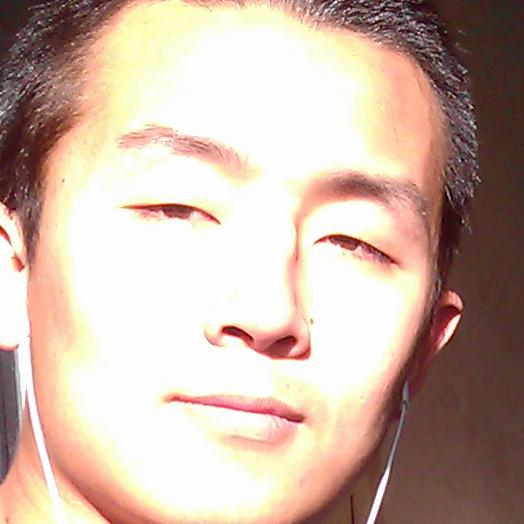
#> input picture opencv/_faces/000acf7d-8ebc-11e7-ad13-f45c89a4db8d.jpg, 524 x 524 px, given as the content of the folder /Users/wangning/Code/github/pythonTraning/opencv/origin, which was not available
$ python Face.py
#> lines starting #> are read from the running program, lines starting #| are printed output that depends on the picture; pictures that were not available may be replaced by others from this repository, and a replacement may not be noted
# -*-coding:utf8-*-#
"""
Created on Wed Feb 04 21:53:05 2015

@author: http://2hwp.com/
"""

import os
import cv2
from PIL import Image
import uuid


# detectFaces()返回图像中所有人脸的矩形坐标（矩形左上、右下顶点）
# 使用haar特征的级联分类器haarcascade_frontalface_default.xml，在haarcascades目录下还有其他的训练好的xml文件可供选择。
# 注：haarcascades目录下训练好的分类器必须以灰度图作为输入。
def detectFaces(image_name):
    img = cv2.imread(image_name)
#> img is the input picture: shape (524, 524, 3); mean B, G, R 164.7, 177.9, 201.5
    face_cascade = cv2.CascadeClassifier("./haarcascade_frontalface_default.xml")
    if img.ndim == 3:
        gray = cv2.cvtColor(img, cv2.COLOR_BGR2GRAY)
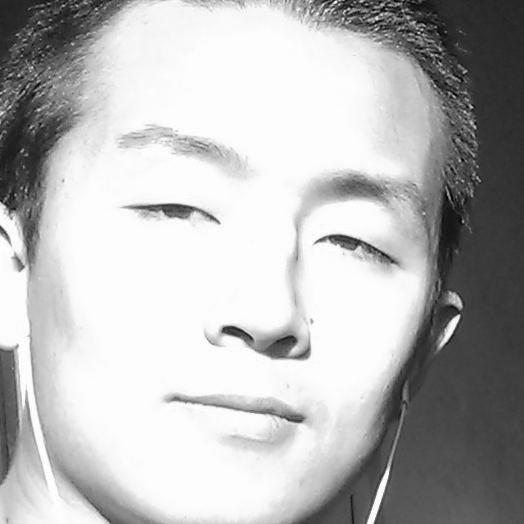
#> gray: shape (524, 524); min 1, max 255, mean 183.5
    else:
        gray = img  # if语句：如果img维度为3，说明不是灰度图，先转化为灰度图gray，如果不为3，也就是2，原图就是灰度图

    faces = face_cascade.detectMultiScale(gray, 1.2, 5)  # 1.3和5是特征的最小、最大检测窗口，它改变检测结果也会改变
#> faces = [[33, 36, 444, 444]]
    result = []
    for (x, y, width, height) in faces:
        result.append((x, y, x + width, y + height))
#> this loop made 1 pass
#> after the loop, result = [(33, 36, 477, 480)]
    return result


# 保存人脸图
def saveFaces(image_name):
    faces = detectFaces(image_name)
#> faces = [(33, 36, 477, 480)]
    if faces:
        # 将人脸保存在save_dir目录下。
        # Image模块：Image.open获取图像句柄，crop剪切图像(剪切的区域就是detectFaces返回的坐标)，save保存。
        # os.mkdir(save_dir)
        for (x1, y1, x2, y2) in faces:
            file_name = os.path.join('_faces', str(uuid.uuid1()) + ".jpg")
            Image.open(image_name).crop((x1, y1, x2, y2)).save(file_name)
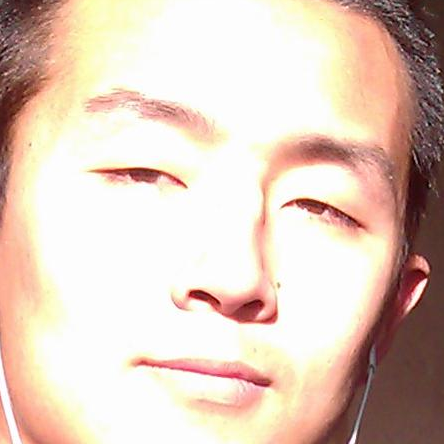
#> saved as 370b9362-e4db-11f1-b4dc-9f27ab9f9307.jpg: PIL image 444x444 RGB; mean R, G, B 223.7, 202.1, 188.4


def startCheck(path):
    list_dirs = os.walk(path)
    for root, dirs, files in list_dirs:
        for f in files:
            absolute_path = os.path.join(root, f)
            relative_path = absolute_path.replace('/Users/wangning/Code/github/pythonTraning/opencv', '.')
            if os.path.splitext(relative_path)[1] == '.jpg' or os.path.splitext(relative_path)[1] == '.JPG':
                saveFaces(relative_path)
                print(relative_path)


if __name__ == '__main__':
    startCheck('/Users/wangning/Code/github/pythonTraning/opencv/origin')

$ run again, on opencv/_faces/011d6e4f-8ebc-11e7-ab7f-f45c89a4db8d.jpg
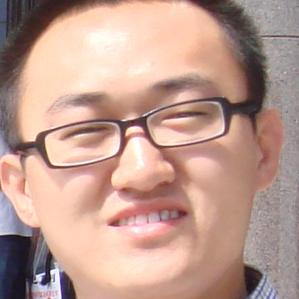
#> input picture opencv/_faces/011d6e4f-8ebc-11e7-ab7f-f45c89a4db8d.jpg, 299 x 299 px, given as the content of the folder /Users/wangning/Code/github/pythonTraning/opencv/origin, which was not available
#> in detectFaces, img is the input picture: shape (299, 299, 3); mean B, G, R 143.1, 155, 189.5
#> in detectFaces, `gray = cv2.cvtColor(img, cv2.COLOR_BGR2GRAY)`:
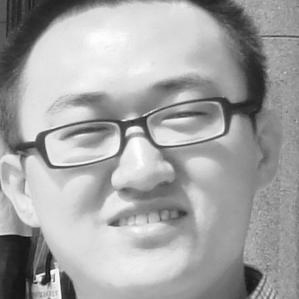
#> gray: shape (299, 299); min 9, max 255, mean 164
#> in detectFaces, `faces = face_cascade.detectMultiScale(gray, 1.2, 5)`: faces = ()
#> after the loop in detectFaces, `for (x, y, width, height) in faces:`: result = []

$ run again, on opencv/_faces/0193f78a-8ebc-11e7-b648-f45c89a4db8d.jpg
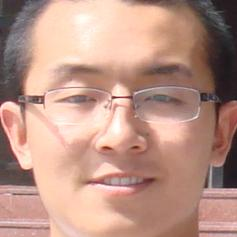
#> input picture opencv/_faces/0193f78a-8ebc-11e7-b648-f45c89a4db8d.jpg, 237 x 237 px, given as the content of the folder /Users/wangning/Code/github/pythonTraning/opencv/origin, which was not available
#> in detectFaces, img is the input picture: shape (237, 237, 3); mean B, G, R 134.4, 148.4, 187.4
#> in detectFaces, `gray = cv2.cvtColor(img, cv2.COLOR_BGR2GRAY)`:
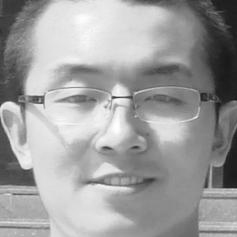
#> gray: shape (237, 237); min 24, max 255, mean 158.5
#> in detectFaces, `faces = face_cascade.detectMultiScale(gray, 1.2, 5)`: faces = [[21, 19, 202, 202]]
#> the loop in detectFaces, `for (x, y, width, height) in faces:` made 1 pass
#> after the loop in detectFaces, `for (x, y, width, height) in faces:`: result = [(21, 19, 223, 221)]
#> in saveFaces, `Image.open(image_name).crop((x1, y1, x2, y2)).save(file_name)`:
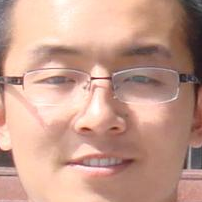
#> saved as 37570c48-e4db-11f1-a57e-790a941abc7e.jpg: PIL image 202x202 RGB; mean R, G, B 199.1, 157.5, 141.3
